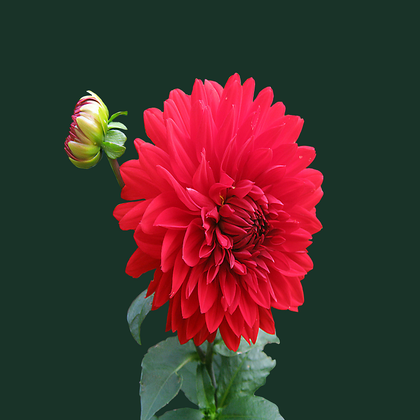
%> input picture Online-2 Set-E,F/flower.png, 420 x 420 px, shrunk from 800 x 800 before the run
$ octave Asifur_rahim_180104109.m   (GNU Octave 9; MATLAB toolbox functions it lacks are replaced by stand-ins)
%> lines starting %> are read from the running program, lines starting %| are printed output that depends on the picture
I = imread('flower.png');
%> I is the input picture: size 420x420x3 uint8; mean R, G, B 72.4, 49.9, 45.5
figure; imshow(I);
I = rgb2gray(I);
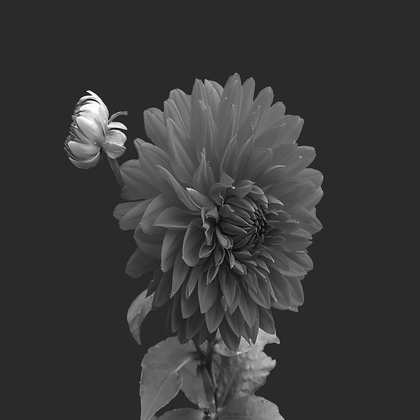
%> I: size 420x420 uint8; min 2, max 255, mean 56.1
figure; imshow(I);
[r, c] = size(I);
%> r = 420; c = 420

for i = 1:r-(r/4)
    for j = 1:c
        if i>r/4 && j<c - (c/4)
            if I(i,j) >= 70
                I(i,j) = I(i,j) + (I(i,j)*0.6);
            else
                I(i,j) = I(i,j) - (I(i,j)*0.7);
            end
        end
    end
end
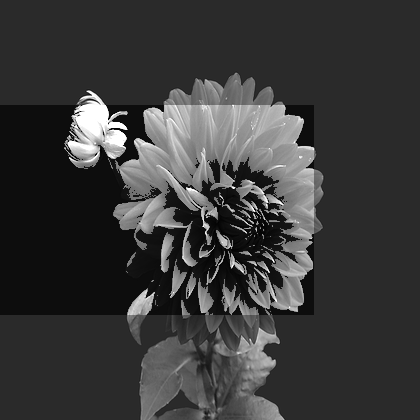
%> I: size 420x420 uint8; min 1, max 255, mean 57.7

figure;
imshow(I);

hist = zeros(1,256);
for i = 1:r
    for j=1:c
        hist(I(i,j)+1) = hist(I(i,j)+1)+1;
    end
end
%> after the loop, hist = 256 values, max 93396 at index 43, min 0 at index 1, mean 689.1
figure;
bar(hist);
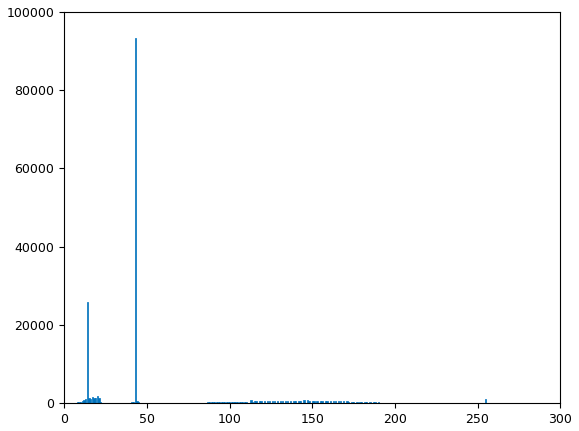
%> figure redrawn from the program's plot data; tallest bar 93396 high, from x = 42.6 to 43.4
% [16 lines of commented-out code are left out]
